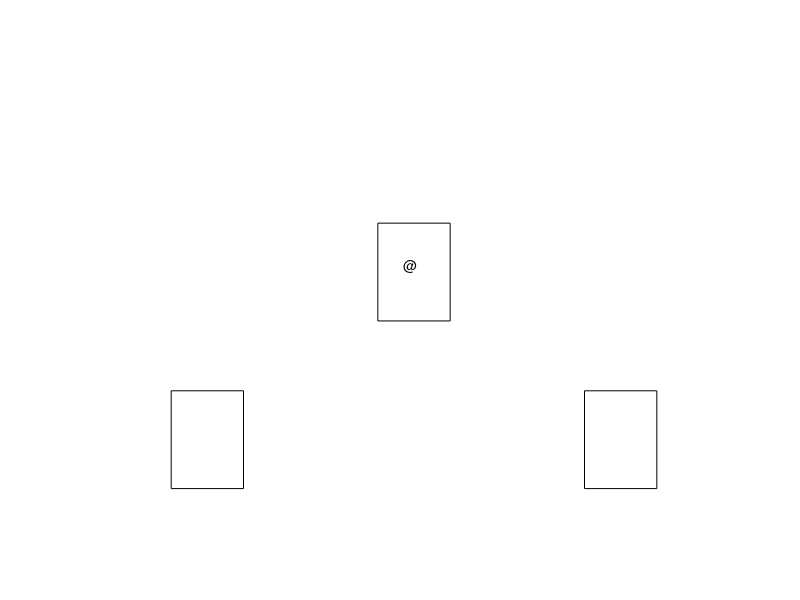

MATLAB code to generate this figure: (Note: this script raises an error after producing the figure.)
%Sc. Computing Assignment 2 QUESTION 2
%Chen Wen Kang
%Start 27/3/2017
%Try Your Luck game

%Main function
function main()
    %Setting the layout
    close all;
    clear all;
    figure('Name', 'Try Your Luck?', 'MenuBar', 'none');
	clc,clf;
	hold off;
	axis off;
	%initializing the difficulity lv to easy
	diffLv = 0;
	%initializing the play condition
	playAgn = 1;
	
	%Goes to the menu
	%Exit loop when x is pressed or when user does not want to play anymore
	
	while(playAgn)
		choice = menu('<Shooting Star>', 'Start Game', 'Instructions', 'Highscore');
        switch(choice)
		case 1
			playAgn = game();
		case 2
			instruction();
		case 3
			highScore();
        otherwise
            playAgn = 0;
        end
	end
end

%Shows the instructions for the game
function instruction()
	msgbox({'A random number will be drawn by the computer.',
	'You are given a set number of cards which contains number between 1-10.',
	'You start with 3 lifes.',
	'You are allowed to choose between revealing a card''s number or giving up each round.',
	'If you give up, no life will be lost no matter the circumstances.',
	'If you reveal all the cards but the total sum is less than the generated number, you lose a life.',
	'You lose the game when you lost all your lifes!'},'Instructions','modal');
	return;
end

%Set the difficulity
function[lv] = difficulity()
	diffLv = menu('Choose the difficulity:','Easy','Intermediete','Hard');
		switch diffLv
			case 1
				lv = 0;
			case 2
				lv = 1;
			case 3
				lv = 2;
        end
end

%Main game
function[playAgain] = game()
	d = difficulity();
	clf;
    
	%Card animation
    x=13.25;
    y=13.25;
	figure('Name', 'Try Your Luck!', 'MenuBar', 'none');
	set(gca,'xticklabel',{[]});
	set(gca,'yticklabel',{[]});
    for i=0:10
        clf;
        axis([0,30,0,35]);
		axis off;
        rectangle('Position', [x-i y-i 3.5 7]);%coordinate(3.25,3.25)
        rectangle('Position', [x+i y-i 3.5 7]);%coordinate(23.25,3.25)
        if(d>0)
			rectangle('Position', [x-i y+i 3.5 7]);%coordinate(3.25,23.25)
        end
        if(d==2)  
			rectangle('Position', [x+i y+i 3.5 7]);%coordinate(23.25,23.25)
        end
        pause(1/60);
    end
	
	%Create middle deck which contains computer's no.
	text(14.5, 19.25,'@');
	rectangle('Position', [13.25 15.25 3.5 7]);
    
	c_number=randi(20+(d*10)); 

end

%Show game over dialog box
function gameOver(score, old_score)
	msgbox(sprintf('Game Over!!!\n Your Highscore is %d!',score),'Game Over','modal');
	if(score>old_score)
		warndlg('You have obtained a new highscore!','New Highscore','modal');
		fileSave();
	end
	return;
end


%Shows the Highscore
function highScore(name, score)
	msgbox(sprintf('Highscore\n%s\t%d',name,score),'Highscore','modal');
end

%Reads the old highScore
function[old_score] =  fileRead()
	
end

%Saves the new highScore
function fileSave(name, new_highScore)
	
end